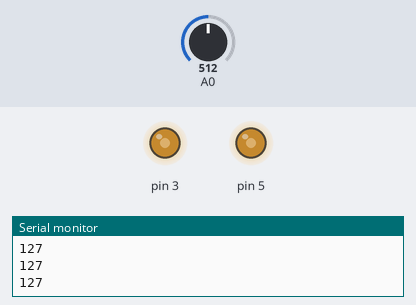
Bench run of a sketch on a simulated Arduino Uno, built with avr-gcc and run on an emulated ATmega328P. Shown: output pins drawn as LEDs (lit = HIGH), the last lines printed to the serial monitor. The inputs (shaded band) are chosen by the test bench; at power-on: A0 = 512.

Above: at 1.2 s.
1.3 s: A0 set to 716
At 2.1 s:
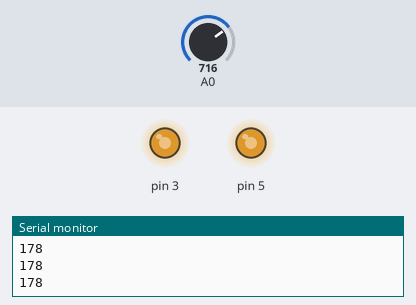
2.8 s: A0 set to 900
At 3.3 s:
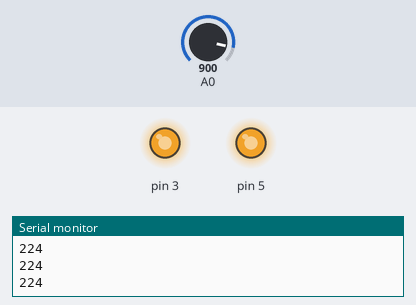
4.3 s: A0 set to 122
At 5.5 s:
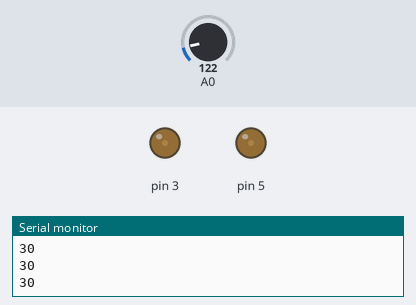
5.8 s: A0 set to 0
At 6.7 s:
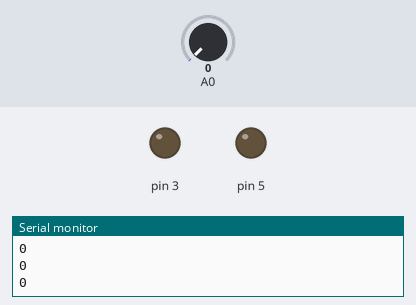
7.3 s: A0 set to 511
At 7.8 s:
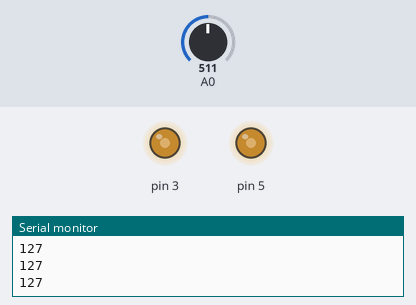
Timing chart, 0 to 9.8 s (numbered marks = the images above; inputs shaded):
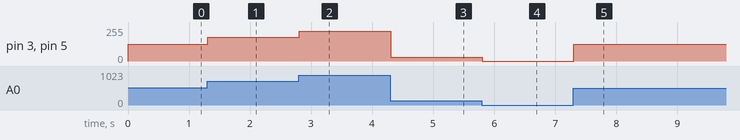

Measured:
- after the input at 1.3 s, pin 3, pin 5: 127/255 → 178/255 at once
- after the input at 2.8 s, pin 3, pin 5: 178/255 → 224/255 at once
- after the input at 4.3 s, pin 3, pin 5: 224/255 → 30/255 at once
- after the input at 5.8 s, pin 3, pin 5: 30/255 → 0/255 at once
- after the input at 7.3 s, pin 3, pin 5: 0/255 → 127/255 at once

The sketch:

pembuktian_pin_pwm.ino
```cpp
int x;
byte y;
void setup() {
  // put your setup code here, to run once:
  Serial.begin(9600);
pinMode(3,OUTPUT);
pinMode(5,OUTPUT);
pinMode(A0,INPUT);
Serial.begin(9600);
}

void loop() {
  // put your main code here, to run repeatedly:
  x=analogRead(A0);
  y=map(x,0,1023,0,255);
  Serial.println(y);
analogWrite(3,y);
analogWrite(5,y);
}
```
